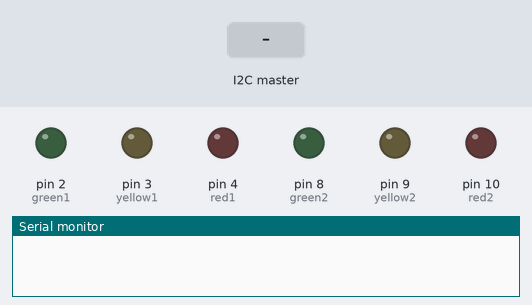
A sketch run on a simulated Arduino Uno, built with avr-gcc and run on an emulated ATmega328P. On the bench: output pins drawn as LEDs (lit = HIGH), the last lines printed to the serial monitor. Inputs (shaded band) come from the test bench.

Above: at 1.2 s.
1.3 s: the I2C master sends "g"
At 1.7 s:
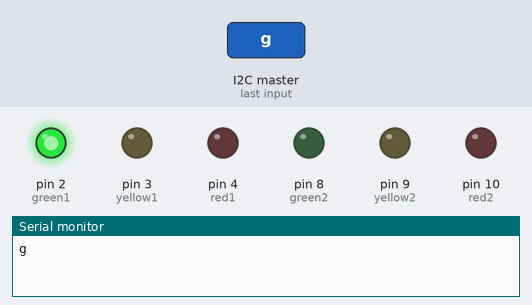
2.8 s: the I2C master sends "y"
At 3.2 s:
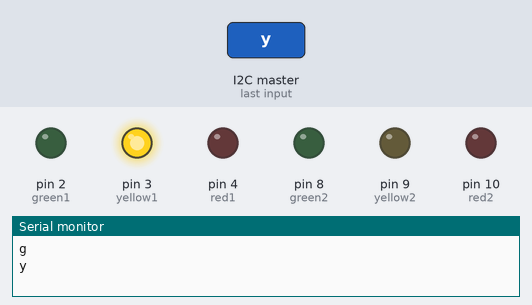
4.3 s: the I2C master sends "r"
At 5.5 s:
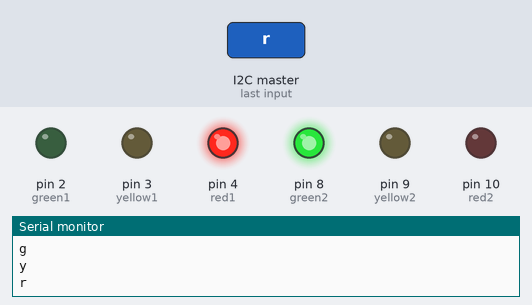
5.8 s: the I2C master sends "Y"
At 6.7 s:
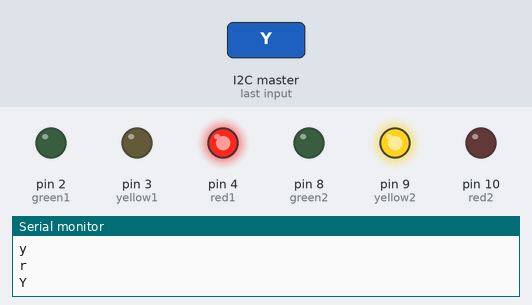
7.3 s: the I2C master sends "t"
At 8.5 s:
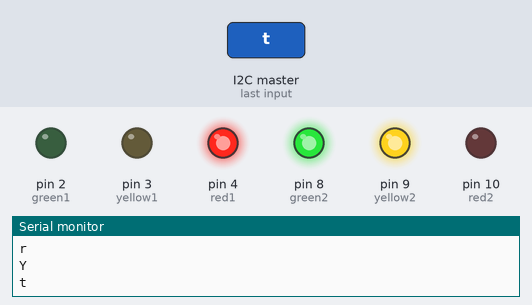
8.8 s: the I2C master sends "u"
At 10.2 s:
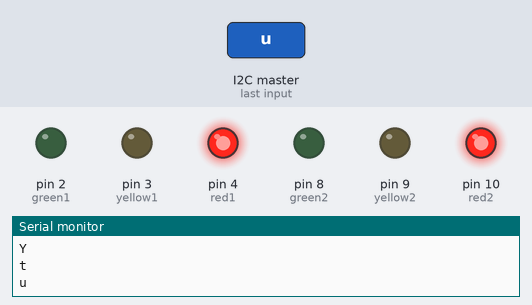
Timing chart, 0 to 11.3 s (numbered marks = the images above; inputs shaded):
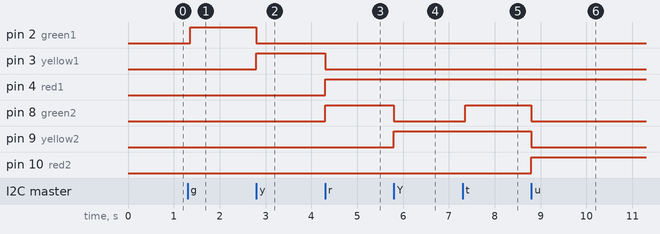

The sketch:

esclavo.ino
```cpp
#include <Wire.h>

int green1 = 2; // Pines para los LEDs del semáforo 1
int yellow1 = 3;
int red1 = 4;

int green2 = 8; // Pines para los LEDs del semáforo 2
int yellow2 = 9;
int red2 = 10;

void setup() {
  Wire.begin(2);
  Wire.onReceive(receiveEvent);
  Serial.begin(9600);

  pinMode(green1, OUTPUT);
  pinMode(yellow1, OUTPUT);
  pinMode(red1, OUTPUT);

  pinMode(green2, OUTPUT);
  pinMode(yellow2, OUTPUT);
  pinMode(red2, OUTPUT);

}

void loop() {
  // El loop se mantiene vacío, la comunicación es a través de eventos
}

void receiveEvent(int bytes) {
  char comando = Wire.read(); // Lee el comando enviado por el maestro
  Serial.println(comando);
  switch (comando) {
    case '1': // Semáforo 1 en verde, Semáforo 2 en rojo
      setTrafficLight1(HIGH, LOW, LOW);
      setTrafficLight2(LOW, LOW, HIGH);
      break;

    case 'g': // Parpadeo verde en semáforo 1
      blinkLED(green1);
      break;

    case 'y': // Semáforo 1 en amarillo
      setTrafficLight1(LOW, HIGH, LOW);
      break;

    case 'r': // Semáforo 1 en rojo, Semáforo 2 en verde
      setTrafficLight1(LOW, LOW, HIGH);
      setTrafficLight2(HIGH, LOW, LOW);
      break;

    case 't':
      blinkLED(green2);
      break;
    case 'Y':
      //Semaforo 2 en amarillo
      setTrafficLight2(LOW, HIGH, LOW);
      break;
    case 'u':
      //Sewaforo 2 en rojo
      setTrafficLight2(LOW, LOW, HIGH);
      break;
    case 'o': // Apagar todas las luces en semáforo 1 (para parpadeo)
      setTrafficLight1(LOW, LOW, LOW);
      break;
    case 'O': // Apagar todas las luces en semáforo 1 (para parpadeo)
      setTrafficLight2(LOW, LOW, LOW);
      break;
    case '|':
      setTrafficLight1(LOW, LOW, HIGH);
      setTrafficLight2(LOW, LOW, HIGH);
      break;
  }
}
void setTrafficLight1(int green, int yellow, int red) {
  digitalWrite(green1, green);
  digitalWrite(yellow1, yellow);
  digitalWrite(red1, red);
}


void setTrafficLight2(int green, int yellow, int red) {
  digitalWrite(green2, green);
  digitalWrite(yellow2, yellow);
  digitalWrite(red2, red);
}

void blinkLED(int ledPin) {
  for (int i = 0; i < 3; i++) {
    digitalWrite(ledPin, LOW);
    delay(500); // On for 500ms
    digitalWrite(ledPin, HIGH);
    delay(500); // Off for 500ms
  }
}
// Función para parpadear la luz verde
void parpadearVerde(int greenPin) {
  for (int i = 0; i < 3; i++) {
    digitalWrite(greenPin, LOW);
    delay(500);                // Apagado 500ms
    digitalWrite(greenPin, HIGH);
    delay(500);                // Encendido 500ms
  }
}
```

Measured:
- after the input at 1.3 s, pin 2 (green1): LOW → HIGH after 0.06 s
- after the input at 2.8 s, pin 2 (green1): HIGH → LOW at once; pin 3 (yellow1): LOW → HIGH at once
- after the input at 4.3 s, pin 3 (yellow1): HIGH → LOW at once; pin 4 (red1), pin 8 (green2): LOW → HIGH at once
- after the input at 5.8 s, pin 8 (green2): HIGH → LOW at once; pin 9 (yellow2): LOW → HIGH at once
- after the input at 7.3 s, pin 8 (green2): LOW → HIGH after 0.06 s
- after the input at 8.8 s, pin 8 (green2), pin 9 (yellow2): HIGH → LOW at once; pin 10 (red2): LOW → HIGH at once
